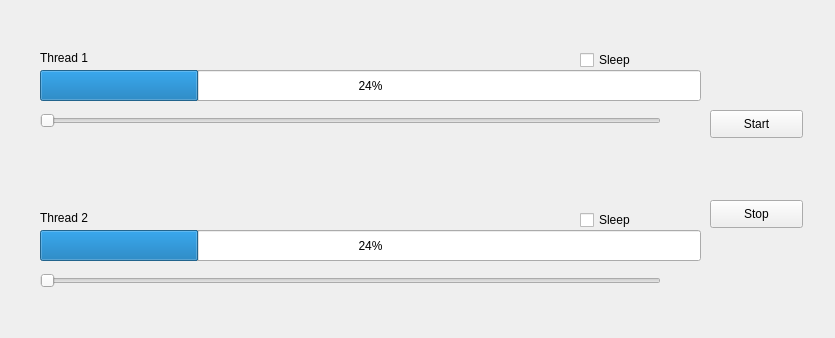
<?xml version="1.0" encoding="UTF-8"?>
<ui version="4.0">
 <class>MainWindow</class>
 <widget class="QMainWindow" name="MainWindow">
  <property name="geometry">
   <rect>
    <x>0</x>
    <y>0</y>
    <width>835</width>
    <height>338</height>
   </rect>
  </property>
  <property name="windowTitle">
   <string>MainWindow</string>
  </property>
  <widget class="QWidget" name="centralWidget">
   <widget class="QSlider" name="sliderT2">
    <property name="geometry">
     <rect>
      <x>40</x>
      <y>270</y>
      <width>621</width>
      <height>22</height>
     </rect>
    </property>
    <property name="orientation">
     <enum>Qt::Horizontal</enum>
    </property>
   </widget>
   <widget class="QSlider" name="sliderT1">
    <property name="geometry">
     <rect>
      <x>40</x>
      <y>110</y>
      <width>621</width>
      <height>22</height>
     </rect>
    </property>
    <property name="orientation">
     <enum>Qt::Horizontal</enum>
    </property>
   </widget>
   <widget class="QProgressBar" name="barT2">
    <property name="geometry">
     <rect>
      <x>40</x>
      <y>230</y>
      <width>661</width>
      <height>31</height>
     </rect>
    </property>
    <property name="value">
     <number>24</number>
    </property>
   </widget>
   <widget class="QProgressBar" name="barT1">
    <property name="geometry">
     <rect>
      <x>40</x>
      <y>70</y>
      <width>661</width>
      <height>31</height>
     </rect>
    </property>
    <property name="value">
     <number>24</number>
    </property>
   </widget>
   <widget class="QLabel" name="label">
    <property name="geometry">
     <rect>
      <x>40</x>
      <y>50</y>
      <width>61</width>
      <height>16</height>
     </rect>
    </property>
    <property name="text">
     <string>Thread 1</string>
    </property>
   </widget>
   <widget class="QLabel" name="label_2">
    <property name="geometry">
     <rect>
      <x>40</x>
      <y>210</y>
      <width>61</width>
      <height>16</height>
     </rect>
    </property>
    <property name="text">
     <string>Thread 2</string>
    </property>
   </widget>
   <widget class="QCheckBox" name="checkBoxT1">
    <property name="geometry">
     <rect>
      <x>580</x>
      <y>50</y>
      <width>81</width>
      <height>20</height>
     </rect>
    </property>
    <property name="text">
     <string>Sleep</string>
    </property>
   </widget>
   <widget class="QCheckBox" name="checkBoxT2">
    <property name="geometry">
     <rect>
      <x>580</x>
      <y>210</y>
      <width>81</width>
      <height>20</height>
     </rect>
    </property>
    <property name="text">
     <string>Sleep</string>
    </property>
   </widget>
   <widget class="QPushButton" name="startBtn">
    <property name="geometry">
     <rect>
      <x>710</x>
      <y>110</y>
      <width>93</width>
      <height>28</height>
     </rect>
    </property>
    <property name="text">
     <string>Start</string>
    </property>
   </widget>
   <widget class="QPushButton" name="stopBtn">
    <property name="geometry">
     <rect>
      <x>710</x>
      <y>200</y>
      <width>93</width>
      <height>28</height>
     </rect>
    </property>
    <property name="text">
     <string>Stop</string>
    </property>
   </widget>
  </widget>
 </widget>
 <layoutdefault spacing="6" margin="11"/>
 <resources/>
 <connections/>
</ui>
